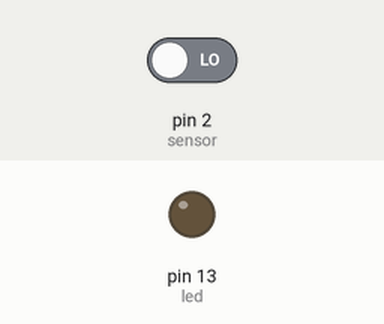
This sketch was run on a simulated Arduino Uno, built with avr-gcc and run on an emulated ATmega328P. Parts: output pins drawn as LEDs (lit = HIGH). The test bench sets the inputs (shaded band); at power-on: pin 2 (sensor) LOW.

Above: at 1.2 s.
1.3 s: pin 2 (sensor) driven HIGH
At 2.7 s:
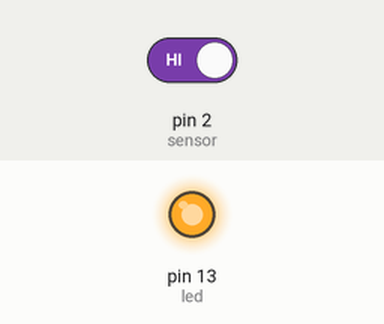
Timing chart, 0 to 4.3 s (numbered marks = the images above; inputs shaded):
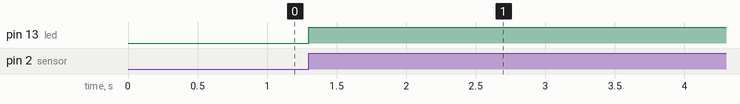

Measured:
- after the input at 1.3 s, pin 13 (led): LOW → HIGH at once

The sketch:

Clap_switch.ino
```cpp
int sensor = 2;   // Connected to digital output of KY-038 sound sensor module
int led = 13;     // Connected to positive of LED
boolean is_on = false; // Tracks LED state

void setup() {
  pinMode(sensor, INPUT);
  pinMode(led, OUTPUT);
}

void loop() {
  int data = digitalRead(sensor);

  if (data == 1) {
    is_on = !is_on;
    digitalWrite(led, is_on ? HIGH : LOW);

    delay(300); // debounce: ignore further triggers briefly so one clap = one toggle
    while (digitalRead(sensor) == 1); // wait for the sound to actually stop
  }
}
```
